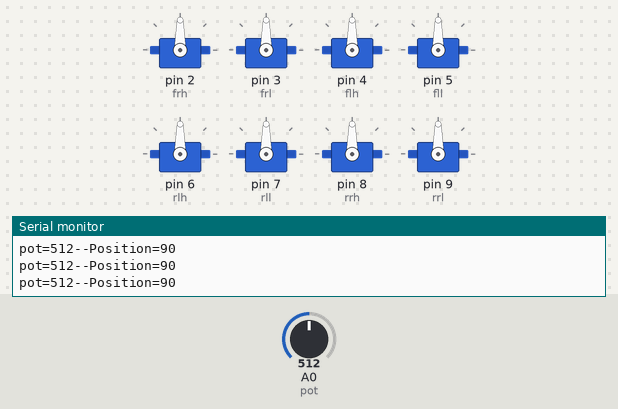
This sketch was run on a simulated Arduino Uno, built with avr-gcc and run on an emulated ATmega328P. Shown: 8 × servo, the last lines printed to the serial monitor. Inputs (shaded band) come from the test bench; at power-on: A0 (pot) = 512.

Above: at 1.2 s.
1.3 s: A0 (pot) set to 557
At 1.9 s:
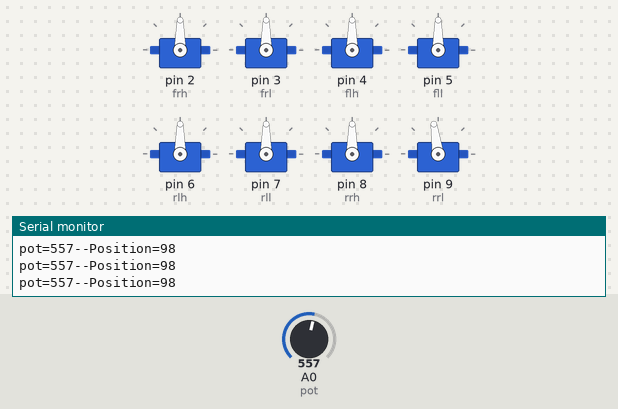
2.8 s: A0 (pot) set to 582
At 3.8 s:
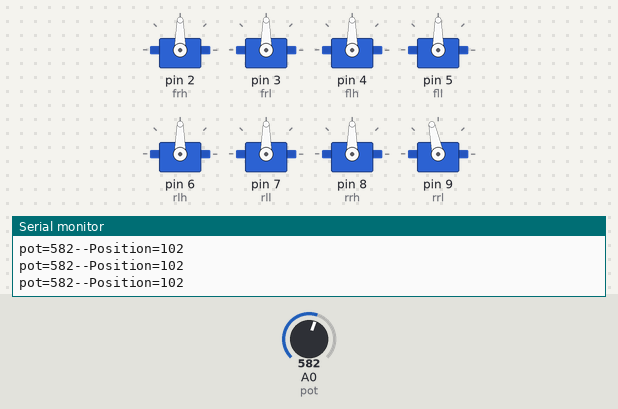
4.3 s: A0 (pot) set to 306
At 5.2 s:
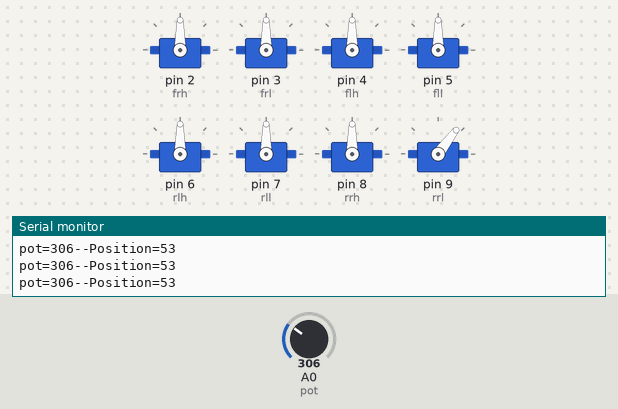
5.8 s: A0 (pot) set to 716
At 6.7 s:
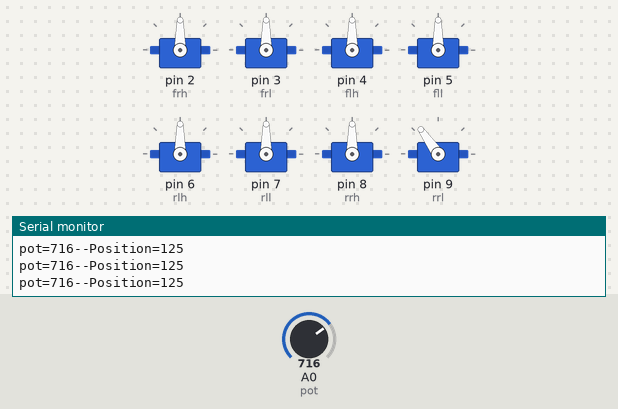
7.3 s: A0 (pot) set to 122
At 8.4 s:
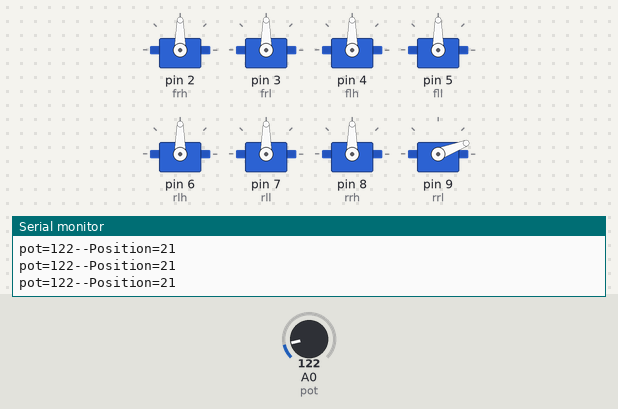
8.8 s: A0 (pot) set to 110
At 9.9 s:
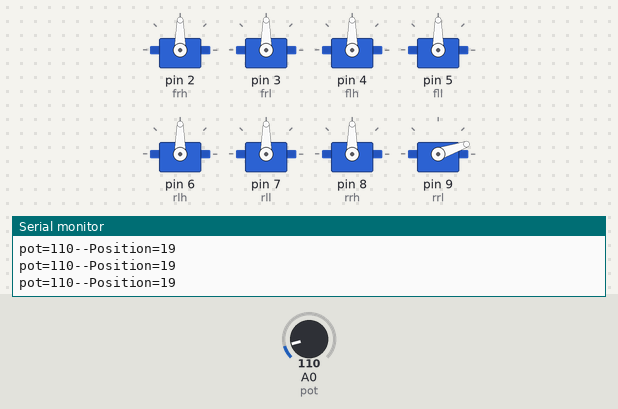
10.3 s: A0 (pot) set to 95
Timing chart, 0 to 13.3 s (numbered marks = the images above; inputs shaded):
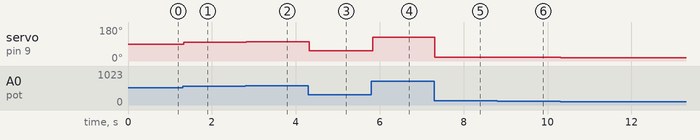

Measured:
- after the input at 1.3 s, servo on pin 9 (rrl): 90° → 98° at once
- after the input at 2.8 s, servo on pin 9 (rrl): 98° → 102° at once
- after the input at 4.3 s, servo on pin 9 (rrl): 102° → 53° at once
- after the input at 5.8 s, servo on pin 9 (rrl): 53° → 125° at once
- after the input at 7.3 s, servo on pin 9 (rrl): 125° → 21° at once
- after the input at 8.8 s, servo on pin 9 (rrl): 21° → 19° at once
- after the input at 10.3 s, servo on pin 9 (rrl): 19° → 16° at once

The sketch:

Quadrtuped_test.ino
```cpp
/***************************************************/
/////////////////////////////////////////////////////
///                                               ///
///    Code for printed Mini 9G Quadruped         ///
///    http://www.thingiverse.com/thing:38159     ///
///    TheCase v.1 Dec2012                        ///
///                                               ///
///    derived from Chopstick Junior 1.0          ///
///    version 1.0.6                              ///
///    by Lutz Michaelis, November 2011           ///
///    more about this robot and contact form:    ///
///    http://letsmakerobots.com/node/29708       ///
///    powered by                                 ///
///    http://www.roboter-selbstgebaut.com        ///
/////////////////////////////////////////////////////

#include <Servo.h>
// set the names of the servos
/*

 .frh = front right hip
 frl = front right leg
 flh = front left hip
 fll = front left leg
 rlh = rear left hip
 rll = rear left leg
 rrh = rear right hip
 rrl = rear right leg
 eye = sevor for sensor
 */
Servo frh;
Servo frl;
Servo flh;
Servo fll;
Servo rlh;
Servo rll;
Servo rrh;
Servo rrl;


// set variables needed for some tasks

//set logical values for physical home position (cheap Chinese servos are cheap!)
int home_frh = 91;
int home_frl = 48;
int home_flh = 66;
int home_fll = 80;
int home_rlh = 93;
int home_rll = 62;
int home_rrh = 77;
int home_rrl = 90;


int pos;
int lastpos;
int val;
int pot=A0;


//////////////////////////////////////
void setup()
{

  frh.attach(2);
  frl.attach(3);
  flh.attach(4);
  fll.attach(5);
  rlh.attach(6);
  rll.attach(7);
  rrh.attach(8);
  rrl.attach(9);


  Serial.begin(9600);
}

void loop() {

  val=analogRead(pot);
  Serial.print("pot=");
  Serial.print(val);
  val=map(val,0,1023,0,180);
  Serial.print("--Position=");
  Serial.println(val);
  rrl.write(val);
  delay(10 );


}
```
